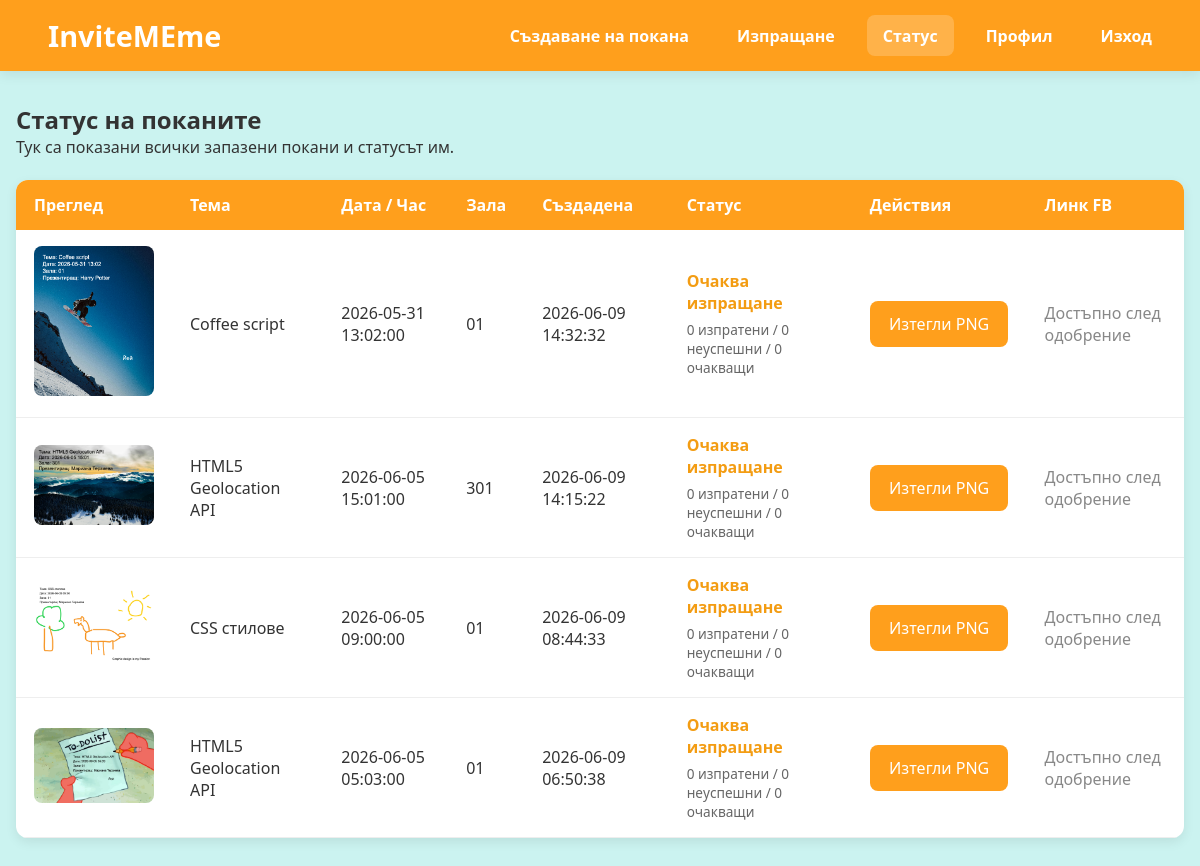
The app's page /status.php (signed in) with its own data.
### tables this page shows
CREATE TABLE IF NOT EXISTS invitations (
    id INT AUTO_INCREMENT PRIMARY KEY,
    user_id INT NOT NULL,
    edition_id INT NOT NULL,
    template_id INT NULL,

    title VARCHAR(255) NOT NULL,
    presentation_date DATE NOT NULL,
    presentation_time TIME NOT NULL,
    room VARCHAR(100) NOT NULL,
    description TEXT NULL,
    generated_image_path VARCHAR(255) NULL,

    created_at TIMESTAMP DEFAULT CURRENT_TIMESTAMP,
    fb_link VARCHAR(500) NULL,
    is_approved ENUM ('pending', 'approved', 'declined') DEFAULT 'pending',

    FOREIGN KEY (user_id)
        REFERENCES users(id),

    FOREIGN KEY (template_id)
        REFERENCES invitation_templates(id),

    FOREIGN KEY (edition_id)
        REFERENCES course_editions(id)
);

### status.php (the view, shortened to what this page needs)
<?php
$db = (new DatabaseConnection())->getConnection();
$stmt = $db->prepare(
    "SELECT
        id,
        title,
        presentation_date,
        presentation_time,
        room,
        generated_image_path,
        created_at,
        is_approved,
        fb_link
    FROM invitations
    WHERE user_id = :uid
    ORDER BY created_at DESC
");
$stmt->execute([':uid' => $_SESSION['user_id']]);
$invitations = $stmt->fetchAll();
$statusMap = [];
foreach ($invitations as $inv) {
    $counts = ['pending' => 0, 'sent' => 0, 'failed' => 0];
    if ($counts['pending'] > 0) {
        $agg = 'pending';
    } elseif ($counts['failed'] > 0 && $counts['sent'] === 0) {
        $agg = 'failed';
    } elseif ($counts['sent'] > 0 && $counts['failed'] === 0) {
        $agg = 'sent';
    } elseif ($counts['sent'] > 0 && $counts['failed'] > 0) {
        $agg = 'mixed';
    } else {
        $agg = 'pending';
    }
    $statusMap[$inv['id']] = ['status' => $agg, 'counts' => $counts];
}
?>
<!DOCTYPE html>
<html lang="bg">
<head>
    <link rel="stylesheet" href="styles/edit_templates.css">
</head>
<body>
    <header>
        <div class="header-container">
            <div class="logo"><a id="home-link" href="home_student.php">InviteMEme</a></div>
            <nav>
                <ul>
                    <li><a href="create_invitation.php">Създаване на покана</a></li>
                    <li><a href="send_invitation.php">Изпращане</a></li>
                    <li><a href="#" id="active-menu">Статус</a></li>
                    <li><a href="profile.php">Профил</a></li>
                    <li><a href="auth/logout.php">Изход</a></li>
                </ul>
            </nav>
        </div>
    </header>
    <main>
        <h2>Статус на поканите</h2>
        <p>Тук са показани всички запазени покани и статусът им.</p> <br>
            <table>
                <thead>
                    <tr>
                        <th>Преглед</th>
                        <th>Тема</th>
                        <th>Дата / Час</th>
                        <th>Зала</th>
                        <th>Създадена</th>
                        <th>Статус</th>
                        <th>Действия</th>
                        <th>Линк FB</th>
                    </tr>
                </thead>
                <tbody>
                    <?php if (empty($invitations)): ?>
                        <tr><td colspan="7">Няма запазени покани.</td></tr>
                    <?php else: ?>
                        <?php foreach ($invitations as $inv):
                            $meta = $statusMap[$inv['id']];
                            $status = $meta['status'];
                            $counts = $meta['counts'];
                            $img = $inv['generated_image_path'];
                        ?>
                            <tr>
                                <td>
                                    <?php if ($img): ?>
                                        <img src="<?= htmlspecialchars($img) ?>" class="template-preview" alt="preview">
                                    <?php else: ?>
                                        -
                                    <?php endif; ?>
                                </td>
                                <td><?= htmlspecialchars($inv['title']) ?></td>
                                <td><?= htmlspecialchars($inv['presentation_date']) ?> <?= htmlspecialchars($inv['presentation_time']) ?></td>
                                <td><?= htmlspecialchars($inv['room']) ?></td>
                                <td><?= htmlspecialchars($inv['created_at']) ?></td>
                                <td>
                                    <?php if ($status === 'pending'): ?>
                                        <strong style="color:#f39c12;">Очаква изпращане</strong>
                                    <?php elseif ($status === 'sent'): ?>
                                        <strong style="color:green;">Изпратена</strong>
                                    <?php elseif ($status === 'failed'): ?>
                                        <strong style="color:#e74c3c;">Неуспешна</strong>
                                    <?php else: ?>
                                        <strong>Смесено</strong>
                                    <?php endif; ?>
                                    <div style="font-size:0.85rem; color:#666; margin-top:6px;">
                                        <?= $counts['sent'] ?> изпратени / <?= $counts['failed'] ?> неуспешни / <?= $counts['pending'] ?> очакващи
                                    </div>
                                </td>
                                <td class="actions">
                                    <?php if ($img && file_exists(__DIR__ . '/' . $img)): ?>
                                        <a class="btn" href="<?= htmlspecialchars($img) ?>" download>Изтегли PNG</a>
                                    <?php else: ?>
                                        -
                                    <?php endif; ?>
                                </td>
                                <td>
                                    <?php if($inv['is_approved']!='approved'): ?>
                                    <span style="color:#888;">
                                        Достъпно след одобрение
                                    </span>
                                    <?php endif; ?>
                                </td>
                            </tr>
                        <?php endforeach; ?>
                    <?php endif; ?>
                </tbody>
            </table>
    </main>
</body>
</html>

### styles/edit_templates.css (style rules this page uses)
:root { --orange: #ff9f1c; --light-orange: #ffbf69; --white: #ffffff; --light-cyan: #cbf3f0; --turquoise: #2ec4b6; --shadow: 0 4px 12px rgba(0, 0, 0, 0.08); }
* { margin: 0; padding: 0; box-sizing: border-box; }
body { font-family: "Segoe UI", sans-serif; background-color: var(--light-cyan); color: #333; }
header { background: var(--orange); color: white; padding: 1rem 2rem; box-shadow: var(--shadow); }
.header-container { display: flex; justify-content: space-between; align-items: center; }
.logo { font-size: 1.8rem; font-weight: bold; }
nav ul { list-style: none; display: flex; gap: 1rem; }
nav a, #home-link { text-decoration: none; color: white; font-weight: 600; padding: 0.6rem 1rem; border-radius: 8px; transition: 0.3s; }
nav a:hover, #active-menu { background-color: rgba(255, 255, 255, 0.2); }
main { max-width: 1200px; margin: 2rem auto; padding: 0 1rem; }
button.btn, a.btn { font: inherit; }
.btn { border: none; display: inline-block; background: var(--orange); color: white; text-decoration: none; padding: 0.75rem 1.2rem; border-radius: 8px; font-weight: 600; transition: 0.3s; border: none; }
table { width: 100%; border-collapse: collapse; background: white; box-shadow: var(--shadow); border-radius: 12px; overflow: hidden; }
th { background: var(--orange); color: white; padding: 14px 18px; text-align: left; }
td { padding: 16px 18px; vertical-align: middle; border-bottom: 1px solid #eee; }
img.template-preview { width: 120px; height: auto; border-radius: 8px; }
.actions { white-space: nowrap; }

### records on screen
invitations: generated_image_path (picture), title "Coffee script", presentation_date "2026-05-31", presentation_time "13:02:00", room "01", created_at "2026-06-09 14:32:32", shows "Очаква изпращане", id "0", is_approved "Достъпно след одобрение"
invitations: generated_image_path (picture), title "HTML5 Geolocation API", presentation_date "2026-06-05", presentation_time "15:01:00", room "301", created_at "2026-06-09 14:15:22", shows "Очаква изпращане", id "0", is_approved "Достъпно след одобрение"
invitations: generated_image_path (picture), title "CSS стилове", presentation_date "2026-06-05", presentation_time "09:00:00", room "01", created_at "2026-06-09 08:44:33", shows "Очаква изпращане", id "0", is_approved "Достъпно след одобрение"
invitations: generated_image_path (picture), title "HTML5 Geolocation API", presentation_date "2026-06-05", presentation_time "05:03:00", room "01", created_at "2026-06-09 06:50:38", shows "Очаква изпращане", id "0", is_approved "Достъпно след одобрение"
